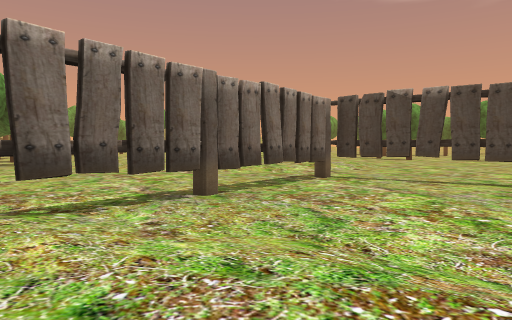
view 1 (above)

15 first-person views from a walk through a 3-D level made in the Unity game engine. The camera is 1.2 m above the floor, tilts 2° down and sees 70° across. The floor is counted in squares, 2.4 m on a side. Each view is taken from the middle of a square. On the plan, view 1 faces up. The plan holds only what a view shows up to about 9 squares ahead; the rest is blank. The place goes on beyond the plan. Some trees and plants on the terrain are drawn as simple stand-ins. The player character is not drawn.

view 2
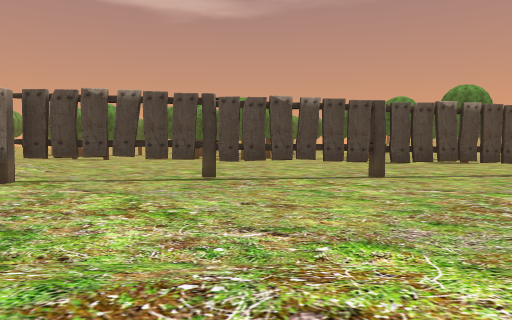

view 3
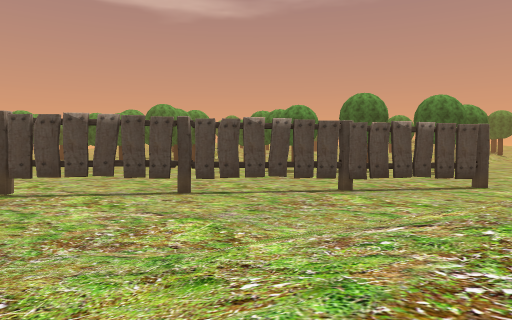

view 4
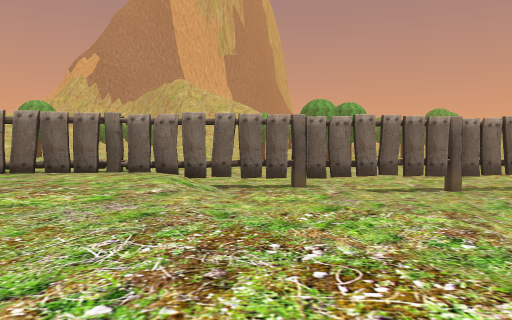

view 5
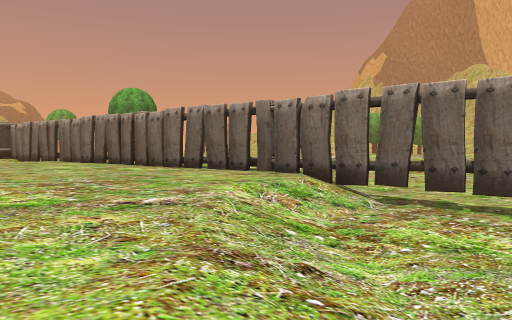

view 6
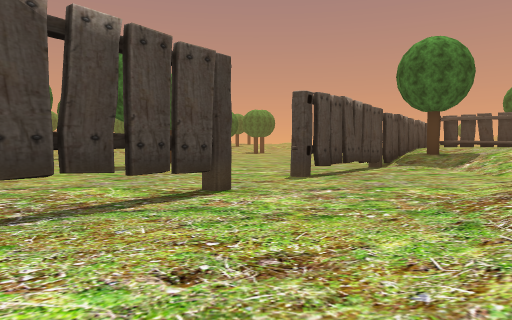

view 7
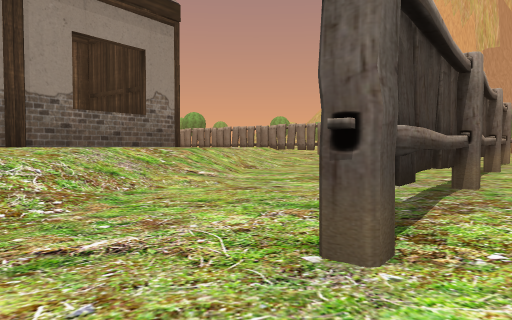

view 8
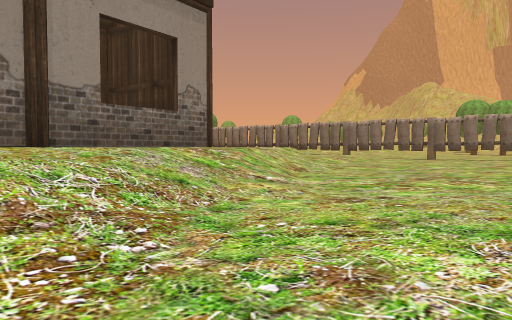

view 9
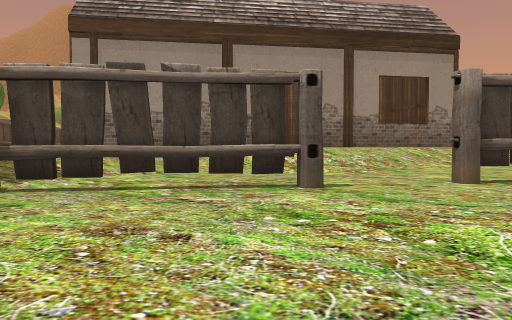

view 10
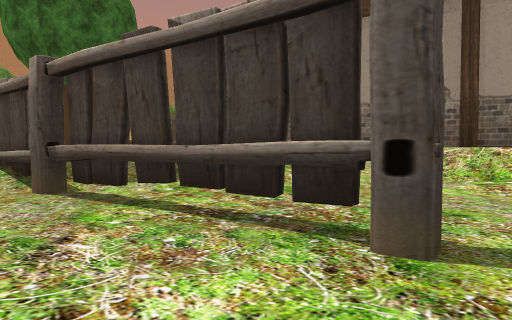

view 11
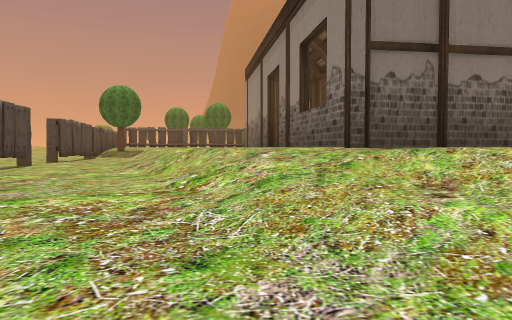

view 12
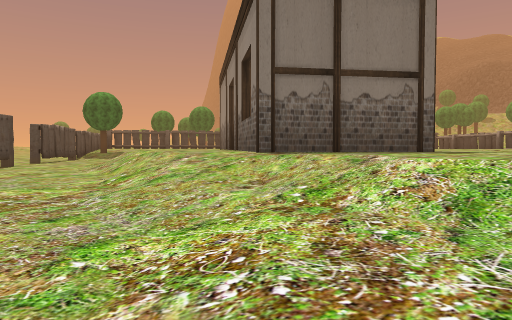

view 13
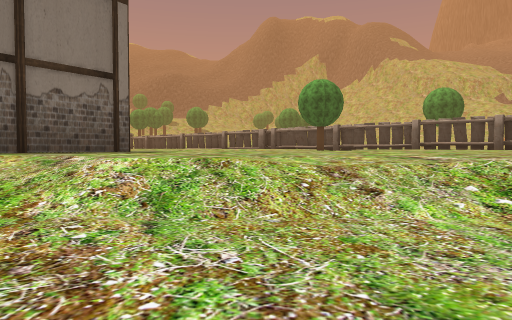

view 14
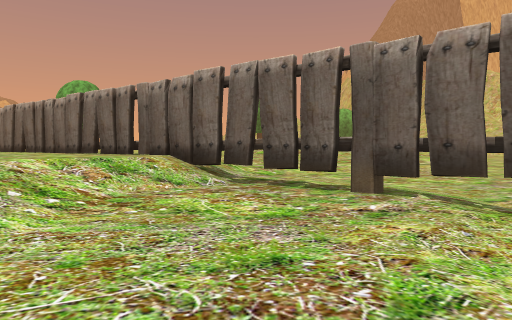

view 15
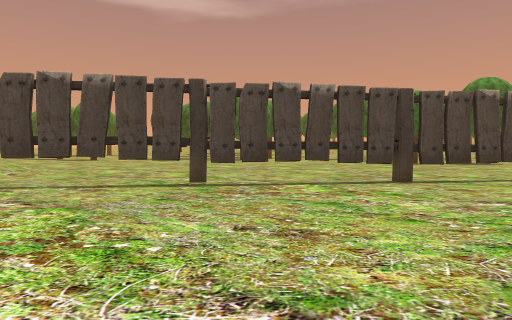

### Floor plan
Key: @ floor where view 1 was taken; # wall or solid block; . main floor; : floor 0.25 m higher than the main floor; + floor 0.5 m higher than the main floor; * floor 1.25 m higher than the main floor; / step, stairs or slope; T thing the floor can be seen under or through; R tree.
Columns run from 8 left of view 1 to 19 right of it. Each row starts with its distance up from view 1.
 11            /.
 10           :...
  9     ...........
  8    .......T.....
  7    ......#.T.....
  6  .......#...TT....
  5 /......##.....T...
  4 /......#.......T....
  3 /.../##/........TT..  ....
  2 /.///#+///........T. .....R
  1   //##+++//.......TTT.......
  0    ##/++@/////......TT......
 -1   ##*///////////............
 -2  *#*******//////////....T...
 -3  ##**********/***////....T.
 -4 #***********####  *///...TT#
 -5 #**********##  ##    //..//#

Positions as (right, up) in squares from view 1, and headings:
1: (0, 0), facing up
2: (0, 0), facing up-right
3: (3, -3), facing up-right
4: (2, -4), facing up-left
5: (1, -1), facing left
6: (9, -1), facing right
7: (15, -1), facing left
8: (14, -2), facing left
9: (19, 1), facing down-left
10: (16, 0), facing down
11: (2, 2), facing down-right
12: (0, 2), facing down-right
13: (0, 2), facing down
14: (1, 1), facing left
15: (1, 1), facing up-right
